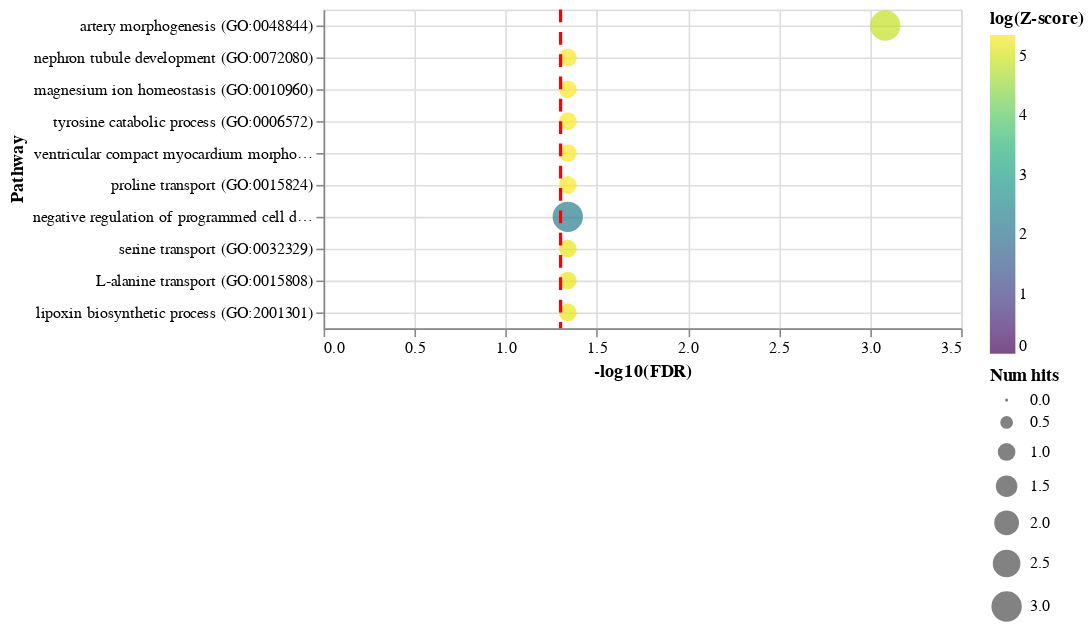

Write notebook code for a chart like this one.
### Code cell
charts[2]

### Figure 1 — Vega-Lite specification as saved in the notebook (floating-point values rounded to 4 significant figures)
{"config": {"view": {"continuousWidth": 400, "continuousHeight": 300}, "axis": {"grid": true}}, "layer": [{"data": {"name": "data-e1a93786e38b99da88202c9eb777681a"}, "mark": "circle", "encoding": {"color": {"field": "log(Z-score)", "scale": {"domainMin": 0, "scheme": "viridis"}, "type": "quantitative"}, "size": {"field": "Num hits", "type": "quantitative"}, "x": {"field": "-log10(FDR)", "type": "quantitative"}, "y": {"field": "Pathway", "sort": {"encoding": "x", "order": "descending"}, "type": "nominal"}}}, {"data": {"name": "empty"}, "mark": {"type": "rule", "color": "red", "strokeDash": [8, 6], "strokeWidth": 2}, "encoding": {"x": {"datum": 1.301}}}], "$schema": "https://vega.github.io/schema/vega-lite/v4.17.0.json", "datasets": {"data-e1a93786e38b99da88202c9eb777681a": [{"Rank": 1, "Term name": "artery morphogenesis (GO:0048844)", "P-value": 3.412e-06, "Z-score": 130.4, "Combined score": 1642.0, "Overlapping genes": ["TFAP2B", "HPGD", "LRP2"], "Adjusted p-value": 0.0008258, "Old p-value": 0, "Old adjusted p-value": 0, "Num hits": 3, "-log10(FDR)": 3.083, "Pathway": "artery morphogenesis (GO:0048844)", "log(Z-score)": 4.871}, {"Rank": 22, "Term name": "nephron tubule development (GO:0072080)", "P-value": 0.005986, "Z-score": 210.3, "Combined score": 1076.0, "Overlapping genes": ["TFAP2B"], "Adjusted p-value": 0.04565, "Old p-value": 0, "Old adjusted p-value": 0, "Num hits": 1, "-log10(FDR)": 1.341, "Pathway": "nephron tubule development (GO:0072080)", "log(Z-score)": 5.348}, {"Rank": 23, "Term name": "magnesium ion homeostasis (GO:0010960)", "P-value": 0.005986, "Z-score": 210.3, "Combined score": 1076.0, "Overlapping genes": ["TFAP2B"], "Adjusted p-value": 0.04565, "Old p-value": 0, "Old adjusted p-value": 0, "Num hits": 1, "-log10(FDR)": 1.341, "Pathway": "magnesium ion homeostasis (GO:0010960)", "log(Z-score)": 5.348}, {"Rank": 24, "Term name": "tyrosine catabolic process (GO:0006572)", "P-value": 0.005986, "Z-score": 210.3, "Combined score": 1076.0, "Overlapping genes": ["TAT"], "Adjusted p-value": 0.04565, "Old p-value": 0, "Old adjusted p-value": 0, "Num hits": 1, "-log10(FDR)": 1.341, "Pathway": "tyrosine catabolic process (GO:0006572)", "log(Z-score)": 5.348}, {"Rank": 25, "Term name": "ventricular compact myocardium morphogenesis (GO:0003223)", "P-value": 0.005986, "Z-score": 210.3, "Combined score": 1076.0, "Overlapping genes": ["LRP2"], "Adjusted p-value": 0.04565, "Old p-value": 0, "Old adjusted p-value": 0, "Num hits": 1, "-log10(FDR)": 1.341, "Pathway": "ventricular compact myocardium morphogenesis (GO:0003223)", "log(Z-score)": 5.348}, {"Rank": 26, "Term name": "proline transport (GO:0015824)", "P-value": 0.005986, "Z-score": 210.3, "Combined score": 1076.0, "Overlapping genes": ["SLC1A4"], "Adjusted p-value": 0.04565, "Old p-value": 0, "Old adjusted p-value": 0, "Num hits": 1, "-log10(FDR)": 1.341, "Pathway": "proline transport (GO:0015824)", "log(Z-score)": 5.348}, {"Rank": 27, "Term name": "negative regulation of programmed cell death (GO:0043069)", "P-value": 0.006146, "Z-score": 9.151, "Combined score": 46.6, "Overlapping genes": ["TFAP2B", "LRP2", "DHRS2"], "Adjusted p-value": 0.04565, "Old p-value": 0, "Old adjusted p-value": 0, "Num hits": 3, "-log10(FDR)": 1.341, "Pathway": "negative regulation of programmed cell death (GO:0043069)", "log(Z-score)": 2.214}, {"Rank": 28, "Term name": "serine transport (GO:0032329)", "P-value": 0.00698, "Z-score": 175.2, "Combined score": 869.9, "Overlapping genes": ["SLC1A4"], "Adjusted p-value": 0.04565, "Old p-value": 0, "Old adjusted p-value": 0, "Num hits": 1, "-log10(FDR)": 1.341, "Pathway": "serine transport (GO:0032329)", "log(Z-score)": 5.166}, {"Rank": 29, "Term name": "L-alanine transport (GO:0015808)", "P-value": 0.00698, "Z-score": 175.2, "Combined score": 869.9, "Overlapping genes": ["SLC1A4"], "Adjusted p-value": 0.04565, "Old p-value": 0, "Old adjusted p-value": 0, "Num hits": 1, "-log10(FDR)": 1.341, "Pathway": "L-alanine transport (GO:0015808)", "log(Z-score)": 5.166}, {"Rank": 30, "Term name": "lipoxin biosynthetic process (GO:2001301)", "P-value": 0.00698, "Z-score": 175.2, "Combined score": 869.9, "Overlapping genes": ["HPGD"], "Adjusted p-value": 0.04565, "Old p-value": 0, "Old adjusted p-value": 0, "Num hits": 1, "-log10(FDR)": 1.341, "Pathway": "lipoxin biosynthetic process (GO:2001301)", "log(Z-score)": 5.166}], "empty": [{}]}}
